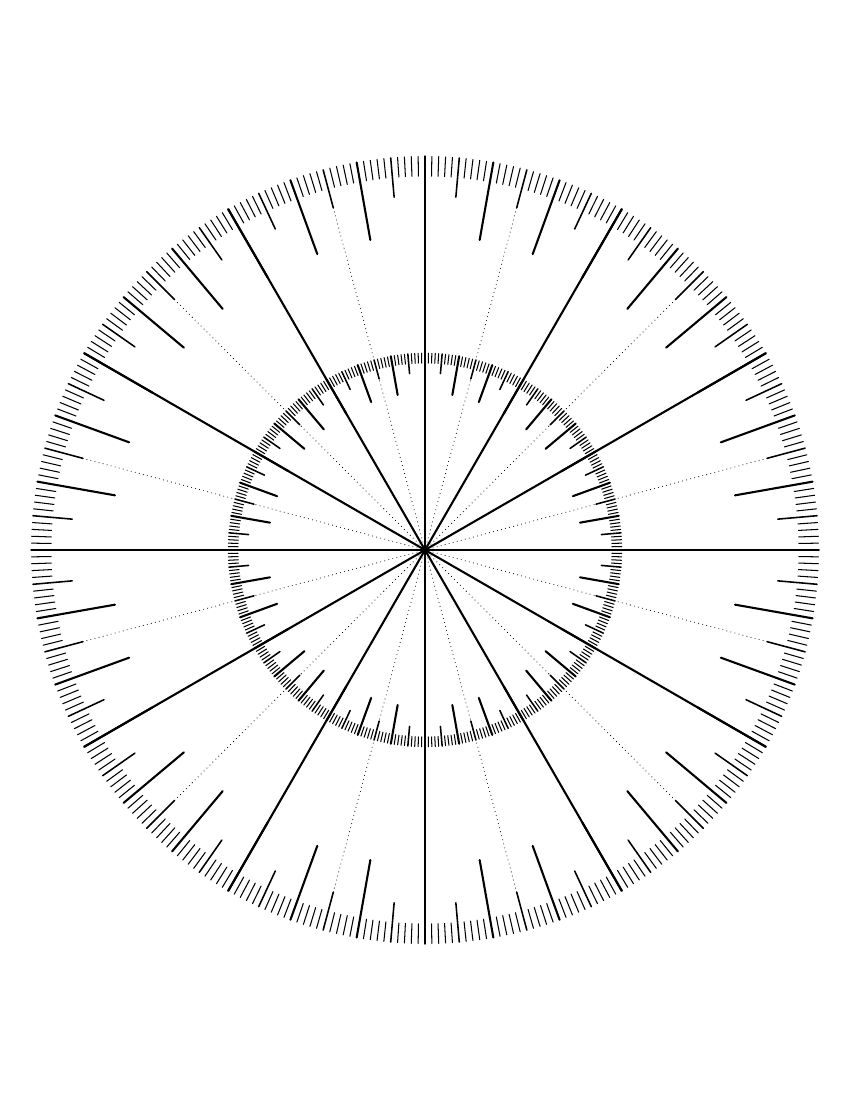

The script that saved this image:
pdf("protractor.pdf",8.5,11)

par(mar=c(0,0,0,0),pty="s")
plot(0,0,"n",axes=F,ann=F,xlim=c(-1,1),ylim=c(-1,1))
th = seq(0,360,1)
for(i in th){
    if(i%%10==0){
        lines(c(0.8,1)*cos(i/180*pi),
              c(0.8,1)*sin(i/180*pi),
              lwd=2)
    } else if(i%%5==0){
        lines(c(0.9,1)*cos(i/180*pi),
              c(0.9,1)*sin(i/180*pi),
              lwd=1.5)
    } else {
        lines(c(0.95,1)*cos(i/180*pi),
              c(0.95,1)*sin(i/180*pi),
              lwd=1)
    }
}
for(i in th){
    if(i%%10==0){
        lines(c(0.8,1)*cos(i/180*pi)/2,
              c(0.8,1)*sin(i/180*pi)/2,
              lwd=2)
    } else if(i%%5==0){
        lines(c(0.9,1)*cos(i/180*pi)/2,
              c(0.9,1)*sin(i/180*pi)/2,
              lwd=1.5)
    } else {
        lines(c(0.95,1)*cos(i/180*pi)/2,
              c(0.95,1)*sin(i/180*pi)/2,
              lwd=1)
    }
}

for(i in seq(0,330,30)){
    lines(c(0,1)*cos(i/180*pi),
          c(0,1)*sin(i/180*pi),
          lwd=2)
    lines(c(0,1)*cos(i/180*pi+pi/12),
          c(0,1)*sin(i/180*pi+pi/12),
          lwd=1,
          lty=3)
}

dev.off()